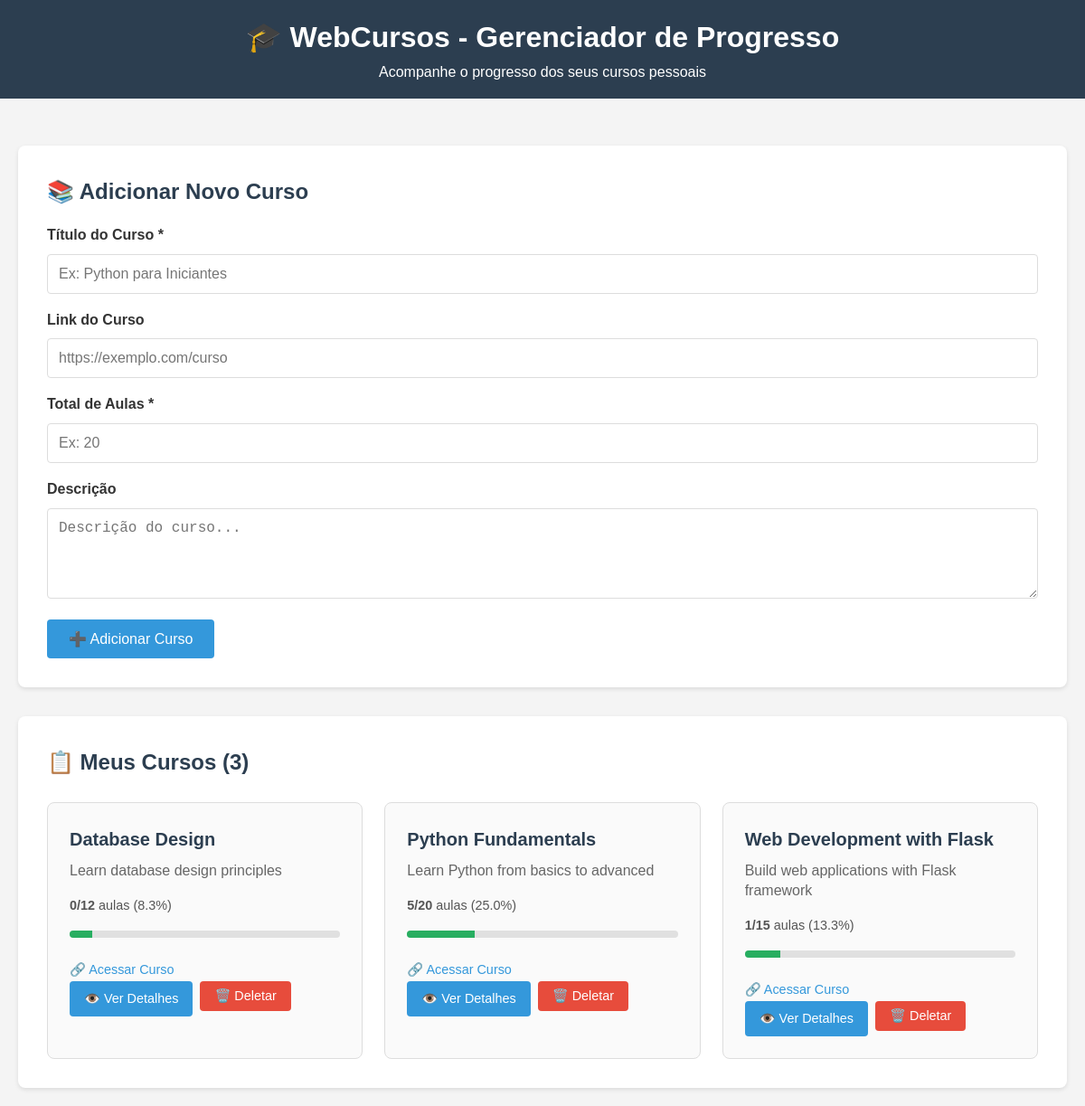
The page / on the database its author committed.
### tables this page shows
CREATE TABLE cursos (
                id INTEGER PRIMARY KEY AUTOINCREMENT,
                titulo TEXT NOT NULL,
                link TEXT,
                total_aulas INTEGER NOT NULL,
                descricao TEXT
            );

### app.py (the view)
@app.route('/')
def dashboard():
    conn = get_db_connection()
    cursor = conn.cursor()
    cursor.execute('''
        SELECT id, titulo, link, total_aulas, descricao
        FROM cursos
        ORDER BY titulo
    ''')
    courses_data = cursor.fetchall()
    conn.close()
    courses = []
    for course in courses_data:
        progress = calculate_course_progress(course['id'], course['total_aulas'])
        completed_count = int((progress / 100) * course['total_aulas'])
        courses.append({
            'id': course['id'],
            'titulo': course['titulo'],
            'link': course['link'],
            'total_aulas': course['total_aulas'],
            'descricao': course['descricao'],
            'progress': progress,
            'completed_count': completed_count
        })
    return render_template('index.html', courses=courses)

### app.py (called while the page is built)
def get_db_connection() -> sqlite3.Connection:
    conn = sqlite3.connect(DATABASE)
    conn.row_factory = sqlite3.Row  # Enable dict-like access to rows
    return conn

def calculate_course_progress(curso_id: int, total_aulas: int) -> float:
    conn = get_db_connection()
    cursor = conn.cursor()
    cursor.execute('''
        SELECT COUNT(*) FROM aulas_concluidas
        WHERE curso_id = ?
    ''', (curso_id,))
    completed_lessons = cursor.fetchone()[0]
    conn.close()
    if total_aulas == 0:
        return 0.0
    return round((completed_lessons / total_aulas) * 100, 1)

### templates/index.html (shortened to what this page needs)
<!DOCTYPE html>
<html lang="pt-BR">
<head>
</head>
<body>
    <header>
        <h1>🎓 WebCursos - Gerenciador de Progresso</h1>
        <p>Acompanhe o progresso dos seus cursos pessoais</p>
    </header>
    <div class="container">
        <section class="form-section">
            <h2>📚 Adicionar Novo Curso</h2>
            <form action="{{ url_for('adicionar_curso') }}" method="POST">
                <div class="form-group">
                    <label for="titulo">Título do Curso *</label>
                    <input type="text" id="titulo" name="titulo" required placeholder="Ex: Python para Iniciantes">
                </div>
                <div class="form-group">
                    <label for="link">Link do Curso</label>
                    <input type="url" id="link" name="link" placeholder="https://exemplo.com/curso">
                </div>
                <div class="form-group">
                    <label for="total_aulas">Total de Aulas *</label>
                    <input type="number" id="total_aulas" name="total_aulas" required min="1" placeholder="Ex: 20">
                </div>
                <div class="form-group">
                    <label for="descricao">Descrição</label>
                    <textarea id="descricao" name="descricao" placeholder="Descrição do curso..."></textarea>
                </div>
                <button type="submit">➕ Adicionar Curso</button>
            </form>
        </section>
        <section class="courses-section">
            <h2>📋 Meus Cursos ({{ courses|length }})</h2>
            {% if courses %}
                <div class="course-grid">
                    {% for course in courses %}
                        <div class="course-card">
                            <div class="course-title">{{ course.titulo }}</div>
                            {% if course.descricao %}
                                <div class="course-description">{{ course.descricao }}</div>
                            {% endif %}
                            <div class="course-stats">
                                <div class="progress-info">
                                    <strong>{{ course.completed_count }}/{{ course.total_aulas }}</strong> aulas
                                    ({{ course.progress }}%)
                                </div>
                            </div>
                            <div class="progress-bar">
                                <div class="progress-fill" style="width: {{ course.progress }}%"></div>
                            </div>
                            {% if course.link %}
                                <a href="{{ course.link }}" target="_blank" class="course-link">
                                    🔗 Acessar Curso
                                </a>
                            {% endif %}
                            <div class="course-actions">
                                <a href="{{ url_for('curso_detalhes', curso_id=course.id) }}" class="btn-view">
                                    👁️ Ver Detalhes
                                </a>
                                <form style="display: inline;" action="{{ url_for('deletar_curso', curso_id=course.id) }}" method="POST"
                                      onsubmit="return confirm('Tem certeza que deseja deletar o curso \'{{ course.titulo }}\'?')">
                                    <button type="submit" class="btn-delete">🗑️ Deletar</button>
                                </form>
                            </div>
                        </div>
                    {% endfor %}
                </div>
            {% else %}
                <div class="no-courses">
                    <p>📭 Nenhum curso cadastrado ainda.</p>
                    <p>Use o formulário acima para adicionar seu primeiro curso!</p>
                </div>
            {% endif %}
        </section>
    </div>
</body>
</html>

### templates/index.html (style rules this page uses)
* { margin: 0; padding: 0; box-sizing: border-box; }
body { font-family: Arial, sans-serif; line-height: 1.6; color: #333; background-color: #f4f4f4; }
.container { max-width: 1200px; margin: 0 auto; padding: 20px; }
header { background-color: #2c3e50; color: white; text-align: center; padding: 1rem; margin-bottom: 2rem; }
.form-section { background: white; padding: 2rem; border-radius: 8px; box-shadow: 0 2px 5px rgba(0,0,0,0.1); margin-bottom: 2rem; }
.form-section h2 { margin-bottom: 1rem; color: #2c3e50; }
.form-group { margin-bottom: 1rem; }
label { display: block; margin-bottom: 0.5rem; font-weight: bold; }
input, textarea { width: 100%; padding: 0.75rem; border: 1px solid #ddd; border-radius: 4px; font-size: 16px; }
textarea { height: 100px; resize: vertical; }
button { background-color: #3498db; color: white; padding: 0.75rem 1.5rem; border: none; border-radius: 4px; cursor: pointer; font-size: 16px; transition: background-color 0.3s; }
.courses-section { background: white; padding: 2rem; border-radius: 8px; box-shadow: 0 2px 5px rgba(0,0,0,0.1); }
.courses-section h2 { margin-bottom: 1.5rem; color: #2c3e50; }
.course-grid { display: grid; grid-template-columns: repeat(auto-fill, minmax(300px, 1fr)); gap: 1.5rem; }
.course-card { border: 1px solid #ddd; border-radius: 8px; padding: 1.5rem; background: #fafafa; transition: transform 0.2s, box-shadow 0.2s; }
.course-title { font-size: 1.25rem; font-weight: bold; color: #2c3e50; margin-bottom: 0.5rem; }
.course-description { color: #666; margin-bottom: 1rem; line-height: 1.4; }
.course-stats { display: flex; justify-content: space-between; align-items: center; margin-bottom: 1rem; }
.progress-info { font-size: 0.9rem; color: #555; }
.progress-bar { width: 100%; height: 8px; background-color: #e0e0e0; border-radius: 4px; overflow: hidden; margin-bottom: 1rem; }
.progress-fill { height: 100%; background-color: #27ae60; transition: width 0.3s ease; }
.course-actions { display: flex; gap: 0.5rem; }
.btn-view { background-color: #3498db; color: white; text-decoration: none; padding: 0.5rem 1rem; border-radius: 4px; font-size: 0.9rem; transition: background-color 0.3s; }
.btn-delete { background-color: #e74c3c; color: white; border: none; padding: 0.5rem 1rem; border-radius: 4px; font-size: 0.9rem; cursor: pointer; transition: background-color 0.3s; }
.course-link { color: #3498db; text-decoration: none; font-size: 0.9rem; margin-top: 0.5rem; display: inline-block; }

### rows shown on the page
cursos: titulo "Database Design", descricao "Learn database design principles", completed_count "0", total_aulas "12", progress "8.3"
cursos: titulo "Python Fundamentals", descricao "Learn Python from basics to advanced", completed_count "5", total_aulas "20", progress "25.0"
cursos: titulo "Web Development with Flask", descricao "Build web applications with Flask framework", completed_count "1", total_aulas "15", progress "13.3"

### other values the page prints
{{ courses|length }} "3"
